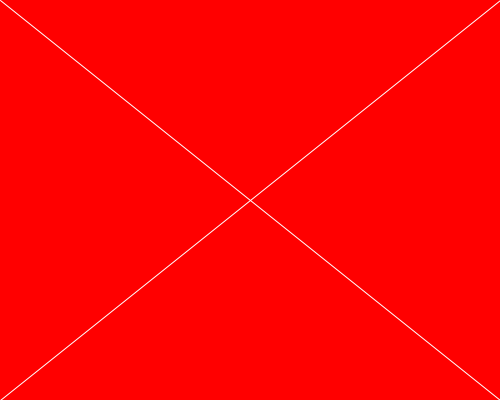
Frame 1 (no input)
Frame 60 (the mouse pressed at the canvas centre just before this capture): identical to frame 1, image omitted
Frame 120 (the mouse held since frame 60 and released just before this capture): identical to frame 1, image omitted

The Processing sketch that drew this single still picture (run headless with seeded random() and noise(); from frame 60 on, the mouse is pressed at the canvas centre):

// Processing sketch: sketch2
// ── sketch2.pde
void setup() {
  size(500, 400);
}

void draw() {
  background(255, 0, 0);
  
  stroke(255);
  line(0, 0, width, height);
  line(0, height, width, 0);
}
